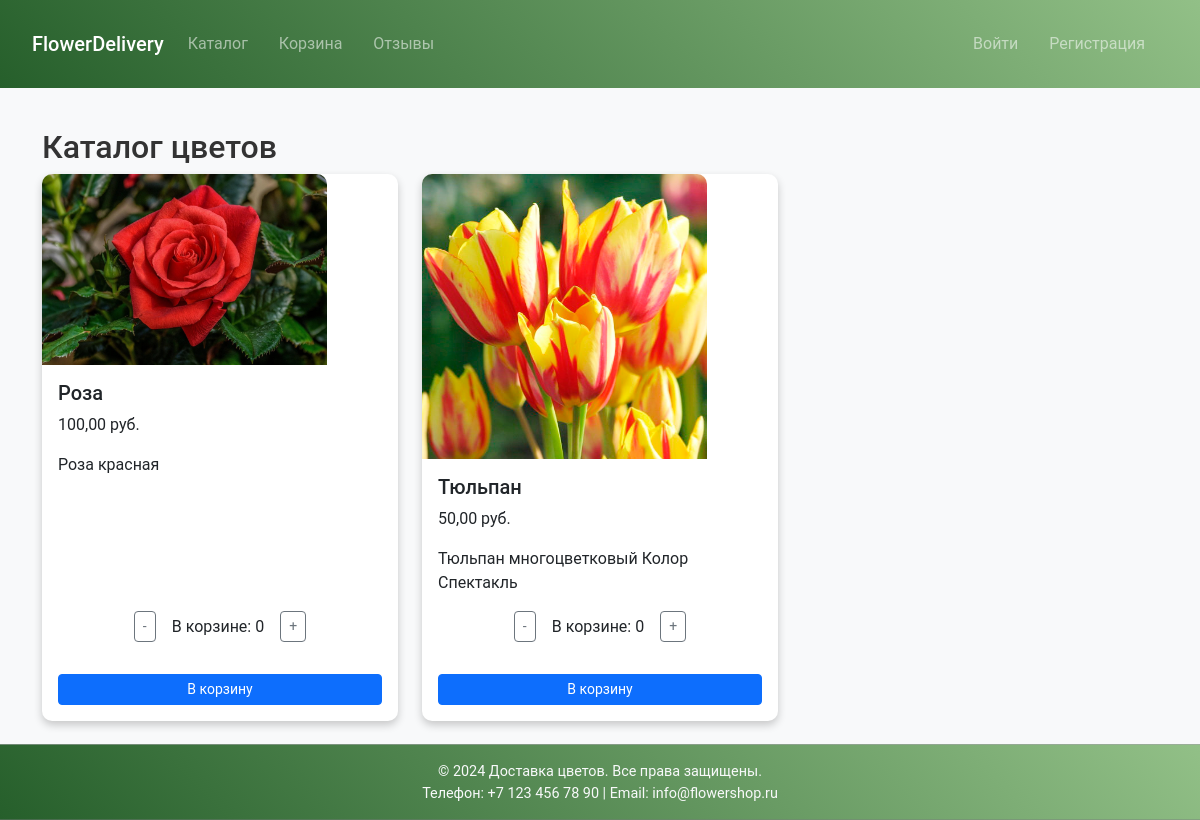
/orders/catalog/, run on an earlier commit of the app's database.
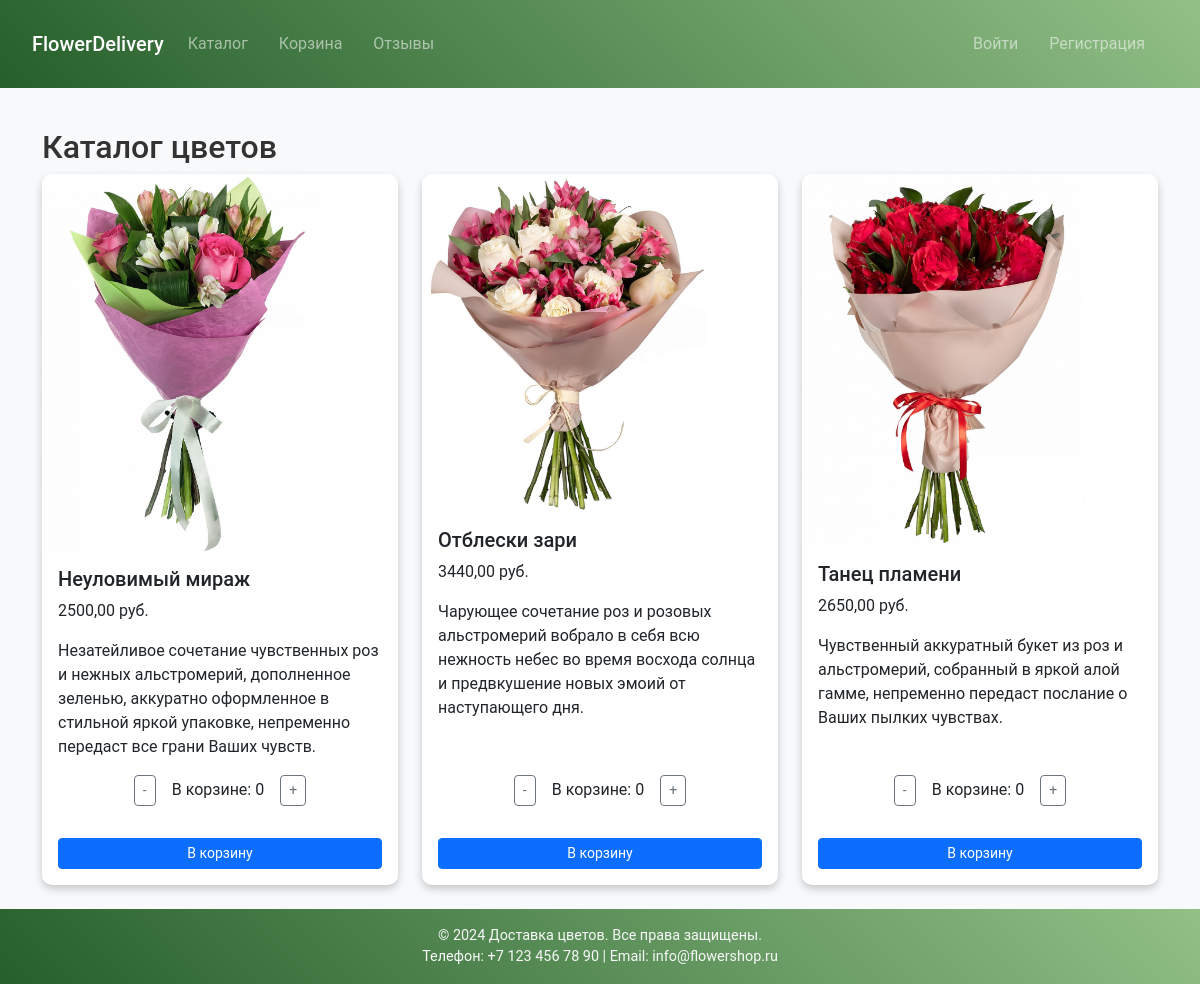
And on a later commit of the database.
### orders_app/models.py (models this page shows, shortened)
class Flower(models.Model):
    name = models.CharField(max_length=100)
    price = models.DecimalField(max_digits=8, decimal_places=2)
    description = models.TextField(blank=True)  # поле для описания
    image = models.ImageField(upload_to='flowers', blank=True, null=True)  # поле для картинки

### orders_app/views.py (the view, shortened to what this page needs)
def catalog(request):
    all_flowers = Flower.objects.all()
    cart = request.session.get('cart', {})
    flowers_with_qty = []
    for f in all_flowers:
        qty_in_cart = cart.get(str(f.id), 0)
        flowers_with_qty.append({
            'flower': f,
            'qty': qty_in_cart
        })
    return render(request, 'orders_app/catalog.html', {
        'flowers': flowers_with_qty
    })

### orders_app/templates/orders_app/catalog.html (shortened to what this page needs)
{% extends 'main_app/base.html' %}
{% load static %}
{% block content %}
<h2>Каталог цветов</h2>
<div class="row row-cols-1 row-cols-md-3 g-4">
  {% for item in flowers %}
    <div class="col">
      <div class="card h-100 d-flex flex-column">
        {% if item.flower.image %}
          <img
            src="{{ item.flower.image.url }}"
            class="card-img-top"
            alt="{{ item.flower.name }}"
          >
        {% else %}
          <img
            src="{% static 'img/default_image.png' %}"
            class="card-img-top"
            alt="Нет изображения"
          >
        {% endif %}
        <div class="card-body d-flex flex-column">
          <h5 class="card-title">{{ item.flower.name }}</h5>
          <p class="card-text">{{ item.flower.price }} руб.</p>
          <p class="card-text">{{ item.flower.description }}</p>
<div class="d-flex justify-content-center align-items-center gap-2 mt-auto">
  <form method="post"
        action="{% url 'orders:update_catalog_item_in_catalog' item.flower.id %}"
        style="display: inline;">
    <button type="submit" name="action" value="minus" class="btn btn-sm btn-outline-secondary">-</button>
  </form>
  <span class="mx-2">В корзине: {{ item.qty }}</span>
  <form method="post"
        action="{% url 'orders:update_catalog_item_in_catalog' item.flower.id %}"
        style="display: inline;">
    <button type="submit" name="action" value="plus" class="btn btn-sm btn-outline-secondary">+</button>
  </form>
</div>
          <a href="{% url 'orders:cart' %}" class="btn btn-primary btn-sm">В корзину</a>
        </div>
      </div>
    </div>
  {% endfor %}
</div>
{% endblock %}

### main_app/templates/main_app/base.html (shortened to what this page needs)
{% load static %}
<!DOCTYPE html>
<html lang="ru">
<head>
  <link
    rel="stylesheet"
    href="https://cdn.jsdelivr.net/npm/bootstrap@5.3.0/dist/css/bootstrap.min.css"
  />
  <link rel="stylesheet" href="{% static 'main_app/css/style.css' %}" />
</head>
<body>
<header class="bg-dark text-light py-3">
  <nav class="navbar navbar-expand-lg navbar-dark">
    <div class="container-fluid">
      <a class="navbar-brand" href="{% url 'index' %}">FlowerDelivery</a>
      <div class="collapse navbar-collapse" id="navbarContent">
        <ul class="navbar-nav me-auto mb-2 mb-lg-0">
          <li class="nav-item">
            <a class="nav-link" href="{% url 'orders:catalog' %}">Каталог</a>
          </li>
          <li class="nav-item">
            <a class="nav-link" href="{% url 'orders:cart' %}">Корзина</a>
          </li>
          <li class="nav-item">
            <a class="nav-link" href="{% url 'reviews:list' %}">Отзывы</a>
          </li>
        </ul>
        <ul class="navbar-nav ms-auto mb-2 mb-lg-0">
          {% if user.is_authenticated %}
            <li class="nav-item">
              <a class="nav-link" href="{% url 'orders:history' %}">История заказов</a>
            </li>
            <li class="nav-item">
              <a class="nav-link" href="{% url 'logout' %}">Выйти</a>
            </li>
          {% else %}
            <li class="nav-item">
              <a class="nav-link" href="{% url 'login' %}">Войти</a>
            </li>
            <li class="nav-item">
              <a class="nav-link" href="{% url 'orders:register' %}">Регистрация</a>
            </li>
          {% endif %}
        </ul>
      </div>
    </div>
  </nav>
  </header>
  <div class="container my-4">
    {% block content %}
    {% endblock %}
  </div>
    <footer class="bg-dark text-light py-3">
        <div class="container text-center">
            <p>&copy; 2024 Доставка цветов. Все права защищены.</p>
            <p>Телефон: +7 123 456 78 90 | Email: info@flowershop.ru</p>
        </div>
    </footer>
</body>
</html>

### main_app/static/main_app/css/style.css (style rules this page uses)
body { font-family: 'Roboto', sans-serif; background-color: #f8f9fa; color: #333; display: flex; flex-direction: column; min-height: 100vh; margin: 0; }
header { position: sticky; top: 0; z-index: 1000; background: linear-gradient(45deg, #265f2b, #92c087); color: white; padding: 10px 20px; }
header h1, footer p { margin: 0; font-size: 1rem; }
header nav a, footer a { text-decoration: none; color: white; font-weight: 500; transition: color 0.3s; }
nav a { color: white; text-decoration: none; margin-right: 15px; }
.card { border: none; border-radius: 10px; box-shadow: 0px 4px 6px rgba(0, 0, 0, 0.1); transition: transform 0.3s ease, box-shadow 0.3s ease; }
footer p { margin: 0; font-size: 0.9rem; }
footer { position: sticky; bottom: 0; width: 100%; background: linear-gradient(45deg, #265f2b, #92c087); color: white; text-align: center; padding: 10px; z-index: 1000; }
.card { border: none; border-radius: 10px; box-shadow: 0px 4px 8px rgba(0, 0, 0, 0.2); transition: transform 0.3s ease, box-shadow 0.3s ease; height: 500px; display: flex; flex-direction: column; justify-content: space-between; }
.card img { border-radius: 10px 10px 0 0; object-fit: cover; max-height: 450px; max-width: 80%; }
.card-body .mt-auto { margin-top: auto; text-align: center; }

What changed in the data, as far as the page shows it:
removed Flower: flower.image (picture), flower.name "Роза", flower.price "100,00", flower.description "Роза красная", qty "0"
removed Flower: flower.image (picture), flower.name "Тюльпан", flower.price "50,00", flower.description "Тюльпан многоцветковый Колор Спектакль", qty "0"
added Flower: flower.image (picture), flower.name "Неуловимый мираж", flower.price "2500,00", flower.description "Незатейливое сочетание чувственных роз и нежных альстромерий, дополненное зеленью, аккуратно оформленное в стильной яркой упаковке, непременно передаст все грани Ваших чувств.", qty "0"
added Flower: flower.image (picture), flower.name "Отблески зари", flower.price "3440,00", flower.description "Чарующее сочетание роз и розовых альстромерий вобрало в себя всю нежность небес во время восхода солнца и предвкушение новых эмоий от наступающего дня.", qty "0"
added Flower: flower.image (picture), flower.name "Танец пламени", flower.price "2650,00", flower.description "Чувственный аккуратный букет из роз и альстромерий, собранный в яркой алой гамме, непременно передаст послание о Ваших пылких чувствах.", qty "0"
